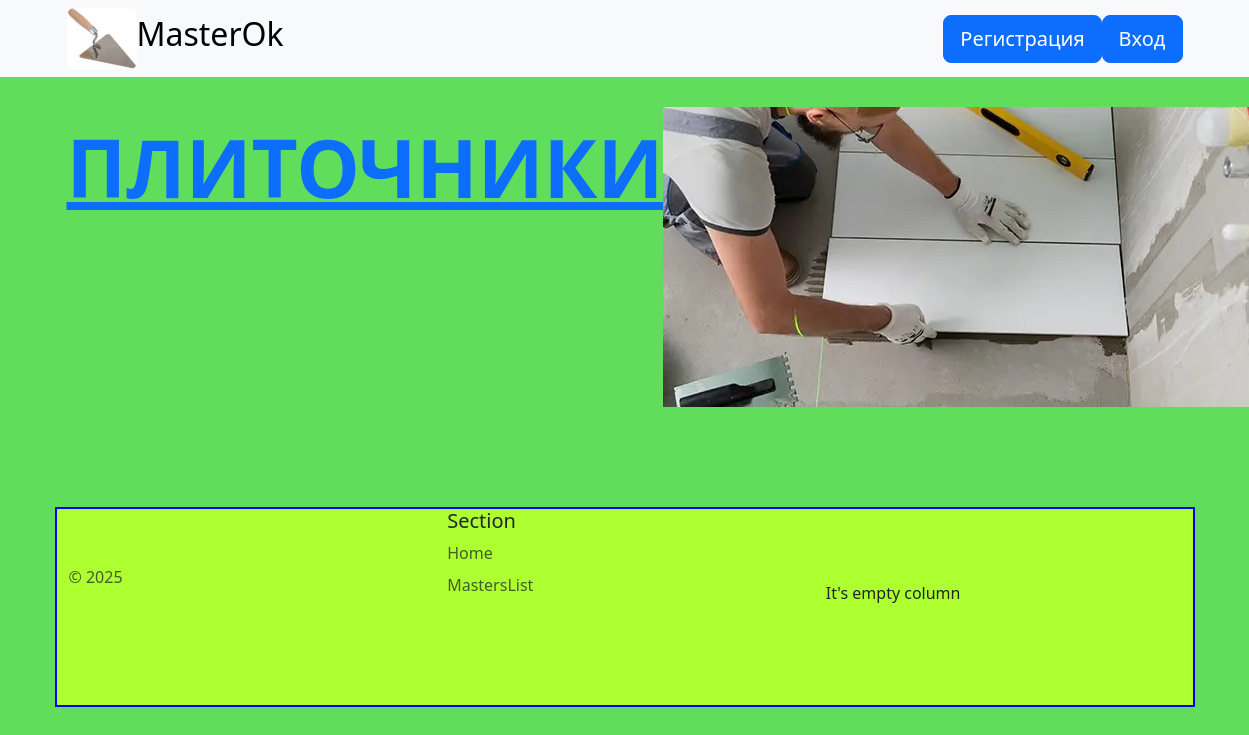
/mastersList/tiler, run on the app's committed database.
### blog/models.py (models this page shows, shortened)
class Masters(models.Model):
    slug = models.SlugField('slug', default='MasterName')
    master = models.CharField('Мастер', max_length=100, unique=True)
    img = models.ImageField(
        'Изображение', default='electrician.jpg', upload_to='img')

### blog/views.py (the view)
# urls.py: path('mastersList/<slug>', views.MasterDetailView.as_view(), name='mastersList'),
class MasterDetailView(DetailView):
    model = Masters
    template_name = 'blog/mastersList.html'

### blog/templates/blog/mastersList.html (shortened to what this page needs)
{% extends 'blog/base.html' %}
{% load static %}
{% block content %}
            <div class="master">
                <div><p>{{ object.master }}</p></div>
                <div><img src="{{ object.img.url }}"></div>
            </div>
{% endblock %}

### blog/static/blog/main.css (style rules this page uses)
body { background: #47d842dc; }
.master { display: flex; justify-content: space-between; margin-top: 30px; container: initial; }
.master p { text-transform: uppercase; text-decoration: underline; font-size: 80px; font-weight: 700; color: #0d6efd; }

### data on the page
Masters: master "ПЛИТОЧНИКИ", img (picture)
